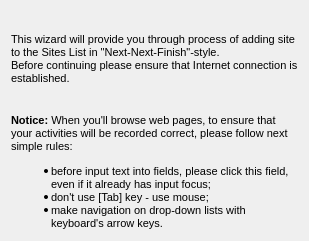
<?xml version="1.0" encoding="UTF-8"?>
<ui version="4.0">
 <class>EWAASWPage_GreetingUi</class>
 <widget class="QWidget" name="EWAASWPage_GreetingUi">
  <property name="geometry">
   <rect>
    <x>0</x>
    <y>0</y>
    <width>309</width>
    <height>241</height>
   </rect>
  </property>
  <layout class="QGridLayout" name="gridLayout">
   <item row="0" column="0">
    <widget class="QLabel" name="label">
     <property name="text">
      <string>&lt;!DOCTYPE HTML PUBLIC &quot;-//W3C//DTD HTML 4.0//EN&quot; &quot;http://www.w3.org/TR/REC-html40/strict.dtd&quot;&gt;
&lt;html&gt;&lt;head&gt;&lt;meta name=&quot;qrichtext&quot; content=&quot;1&quot; /&gt;&lt;style type=&quot;text/css&quot;&gt;
p, li { white-space: pre-wrap; }
&lt;/style&gt;&lt;/head&gt;&lt;body style=&quot; font-family:'MS Shell Dlg 2'; font-size:8.25pt; font-weight:400; font-style:normal;&quot;&gt;
&lt;p style=&quot; margin-top:0px; margin-bottom:0px; margin-left:0px; margin-right:0px; -qt-block-indent:0; text-indent:0px;&quot;&gt;This wizard will provide you through process of adding site to the Sites List in &quot;Next-Next-Finish&quot;-style.&lt;br /&gt;Before continuing please ensure that Internet connection is established.&lt;/p&gt;&lt;/body&gt;&lt;/html&gt;</string>
     </property>
     <property name="wordWrap">
      <bool>true</bool>
     </property>
     <property name="textInteractionFlags">
      <set>Qt::NoTextInteraction</set>
     </property>
    </widget>
   </item>
   <item row="1" column="0">
    <widget class="QLabel" name="label_7">
     <property name="text">
      <string>&lt;!DOCTYPE HTML PUBLIC &quot;-//W3C//DTD HTML 4.0//EN&quot; &quot;http://www.w3.org/TR/REC-html40/strict.dtd&quot;&gt;
&lt;html&gt;&lt;head&gt;&lt;meta name=&quot;qrichtext&quot; content=&quot;1&quot; /&gt;&lt;style type=&quot;text/css&quot;&gt;
p, li { white-space: pre-wrap; }
&lt;/style&gt;&lt;/head&gt;&lt;body style=&quot; font-family:'MS Shell Dlg 2'; font-size:8.25pt; font-weight:400; font-style:normal;&quot;&gt;
&lt;p style=&quot; margin-top:0px; margin-bottom:0px; margin-left:0px; margin-right:0px; -qt-block-indent:0; text-indent:0px;&quot;&gt;&lt;span style=&quot; font-size:8pt; font-weight:600;&quot;&gt;Notice:&lt;/span&gt;&lt;span style=&quot; font-size:8pt;&quot;&gt; When you'll browse web pages, to ensure that your activities will be recorded correct, please follow next simple rules:&lt;/span&gt;&lt;/p&gt;
&lt;ul style=&quot;-qt-list-indent: 1;&quot;&gt;&lt;li style=&quot; font-size:8pt;&quot; style=&quot; margin-top:12px; margin-bottom:0px; margin-left:0px; margin-right:0px; -qt-block-indent:0; text-indent:0px;&quot;&gt;before input text into fields, please click this field, even if it already has input focus;&lt;/li&gt;
&lt;li style=&quot; font-size:8pt;&quot; style=&quot; margin-top:0px; margin-bottom:0px; margin-left:0px; margin-right:0px; -qt-block-indent:0; text-indent:0px;&quot;&gt;don't use [Tab] key - use mouse;&lt;/li&gt;
&lt;li style=&quot; font-size:8pt;&quot; style=&quot; margin-top:0px; margin-bottom:12px; margin-left:0px; margin-right:0px; -qt-block-indent:0; text-indent:0px;&quot;&gt;make navigation on drop-down lists with keyboard's arrow keys.&lt;/li&gt;&lt;/ul&gt;&lt;/body&gt;&lt;/html&gt;</string>
     </property>
     <property name="textFormat">
      <enum>Qt::RichText</enum>
     </property>
     <property name="wordWrap">
      <bool>true</bool>
     </property>
    </widget>
   </item>
  </layout>
 </widget>
 <resources/>
 <connections/>
</ui>
